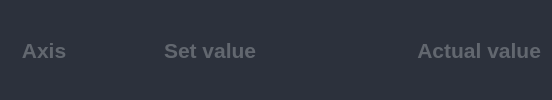
                     <widget class="QFrame" name="frame_eef_row_0">
                      <property name="minimumSize">
                       <size>
                        <width>0</width>
                        <height>50</height>
                       </size>
                      </property>
                      <property name="maximumSize">
                       <size>
                        <width>16777215</width>
                        <height>16777215</height>
                       </size>
                      </property>
                      <property name="font">
                       <font>
                        <pointsize>10</pointsize>
                       </font>
                      </property>
                      <property name="styleSheet">
                       <string notr="true">background-color: rgb(44, 49, 60);</string>
                      </property>
                      <property name="frameShape">
                       <enum>QFrame::NoFrame</enum>
                      </property>
                      <property name="frameShadow">
                       <enum>QFrame::Raised</enum>
                      </property>
                      <layout class="QHBoxLayout" name="horizontalLayout_63">
                       <item>
                        <widget class="QFrame" name="frame_64">
                         <property name="minimumSize">
                          <size>
                           <width>0</width>
                           <height>0</height>
                          </size>
                         </property>
                         <property name="frameShape">
                          <enum>QFrame::NoFrame</enum>
                         </property>
                         <property name="frameShadow">
                          <enum>QFrame::Plain</enum>
                         </property>
                         <layout class="QHBoxLayout" name="horizontalLayout_65">
                          <property name="spacing">
                           <number>97</number>
                          </property>
                          <property name="leftMargin">
                           <number>0</number>
                          </property>
                          <property name="topMargin">
                           <number>0</number>
                          </property>
                          <property name="rightMargin">
                           <number>0</number>
                          </property>
                          <property name="bottomMargin">
                           <number>0</number>
                          </property>
                          <item>
                           <widget class="QLabel" name="label_31">
                            <property name="font">
                             <font>
                              <pointsize>16</pointsize>
                              <weight>75</weight>
                              <bold>true</bold>
                             </font>
                            </property>
                            <property name="styleSheet">
                             <string notr="true">color: rgb(98, 103, 111);</string>
                            </property>
                            <property name="text">
                             <string>  Axis</string>
                            </property>
                           </widget>
                          </item>
                          <item>
                           <widget class="QLabel" name="label_32">
                            <property name="font">
                             <font>
                              <pointsize>16</pointsize>
                              <weight>75</weight>
                              <bold>true</bold>
                             </font>
                            </property>
                            <property name="styleSheet">
                             <string notr="true">color: rgb(98, 103, 111);</string>
                            </property>
                            <property name="text">
                             <string>Set value</string>
                            </property>
                           </widget>
                          </item>
                          <item>
                           <widget class="QLabel" name="label_33">
                            <property name="font">
                             <font>
                              <pointsize>16</pointsize>
                              <weight>75</weight>
                              <bold>true</bold>
                             </font>
                            </property>
                            <property name="styleSheet">
                             <string notr="true">color: rgb(98, 103, 111);</string>
                            </property>
                            <property name="text">
                             <string>           Actual value</string>
                            </property>
                           </widget>
                          </item>
                         </layout>
                        </widget>
                       </item>
                      </layout>
                     </widget>
